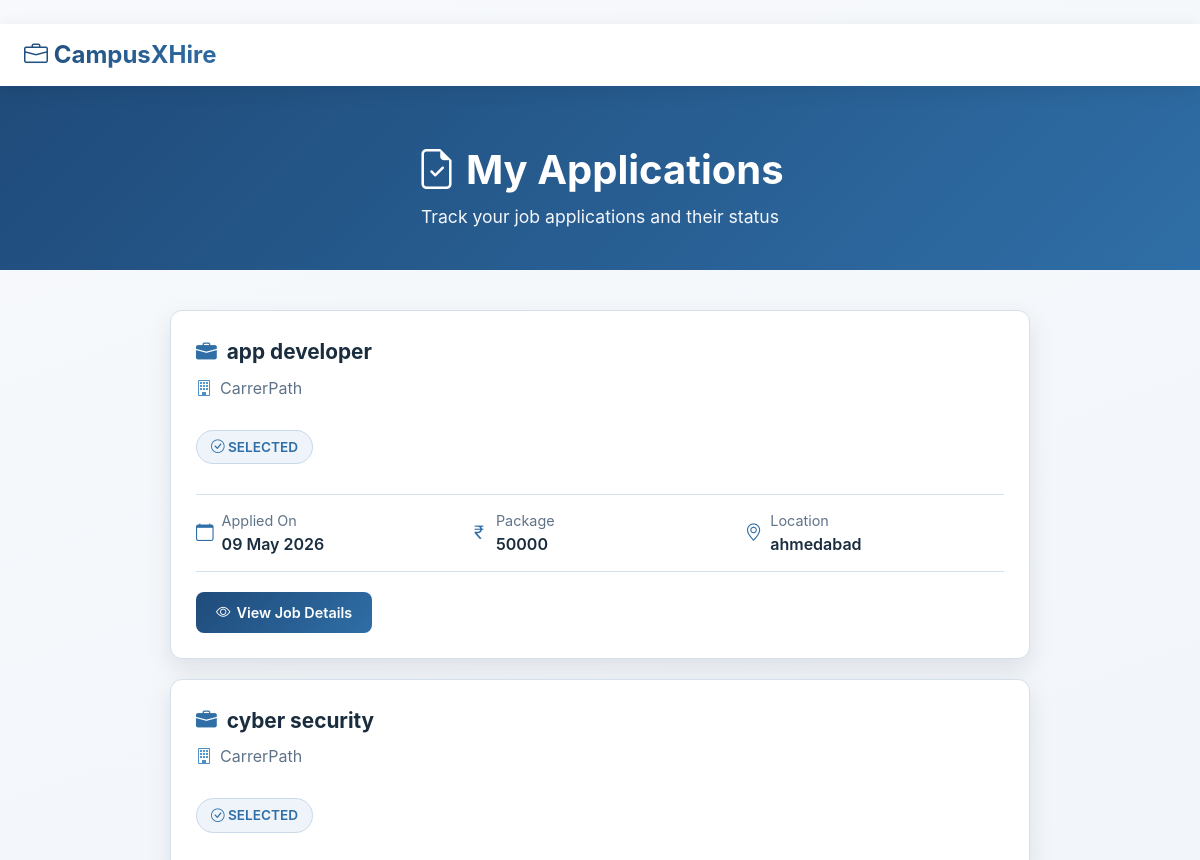
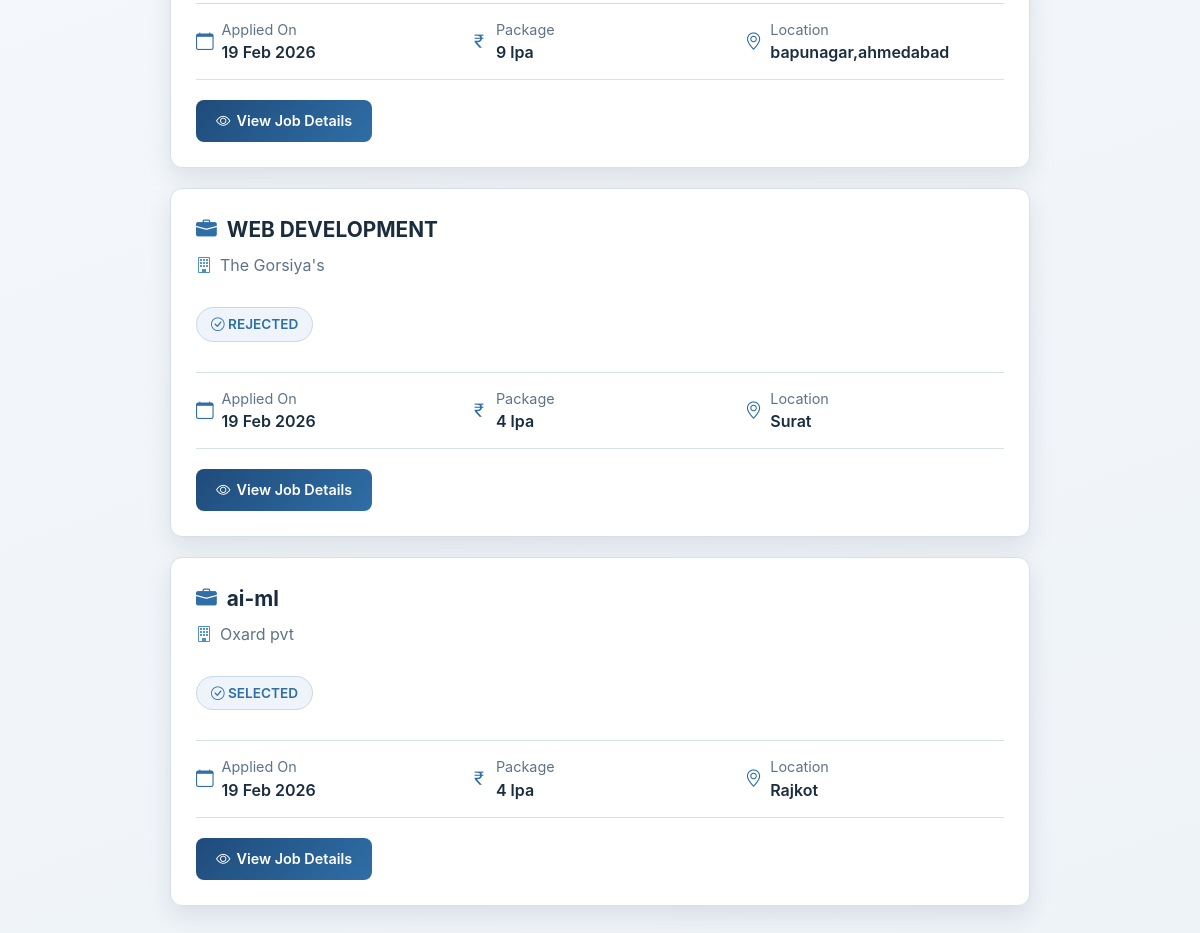
The page /my-applications (signed in) on the database its author committed (2 pictures, top to bottom).
### app/models/jobApplication.py (models this page shows)
class JobApplication(db.Model):
    __tablename__ = "job_applications"
    id = db.Column(db.Integer, primary_key=True)
    student_id = db.Column(
        db.Integer, db.ForeignKey("students.id"), nullable=False
    )
    job_id = db.Column(
        db.Integer, db.ForeignKey("jobs.id"), nullable=False
    )
    student_email = db.Column(db.String(120), nullable=False)
    resume = db.Column(db.String(255))
    video_resume = db.Column(db.String(255))
    portfolio_link = db.Column(db.String(255))
    cover_letter = db.Column(db.Text)
    status = db.Column(db.String(20), default="Applied")
    applied_at = db.Column(db.DateTime, default=datetime.utcnow)
    student = db.relationship("Students", backref="applications")
    job = db.relationship("Job", backref="job_applications")

### app/models/job_post.py (models this page shows, shortened)
class Job(db.Model):
    __tablename__ = "jobs"
    id = db.Column(db.Integer, primary_key=True)
    company_id = db.Column(
        db.Integer,
        db.ForeignKey("companies.id", ondelete="CASCADE"),
        nullable=False
    )
    job_title = db.Column(db.String(150), nullable=False)
    job_type = db.Column(db.String(50), nullable=False)
    work_mode = db.Column(db.String(50), nullable=False)
    location = db.Column(db.String(100))
    experience = db.Column(db.String(50))
    education = db.Column(db.String(100))
    skills = db.Column(db.Text)
    description = db.Column(db.Text)
    salary = db.Column(db.String(50))
    openings = db.Column(db.Integer, default=1)
    selection_process = db.Column(db.Text)
    deadline = db.Column(db.Date)
    status = db.Column(
        db.String(20),
        default="ACTIVE",
        nullable=False
    )
    created_at = db.Column(
        db.DateTime,
        default=datetime.utcnow,
        nullable=False
    )
    company = db.relationship(
        "Company",
        backref=db.backref("jobs", lazy=True),
        passive_deletes=True
    )

### app/models/company.py (models this page shows)
class Company(db.Model):
    __tablename__ = "companies"
    id = db.Column(db.Integer, primary_key=True)
    company_name = db.Column(db.String(200), nullable=False)
    hr_name = db.Column(db.String(120), nullable=False)
    email = db.Column(db.String(120), unique=True, nullable=False)
    mobile_no = db.Column(db.String(10), nullable=False)
    industry_type = db.Column(db.String(100), nullable=False)
    website = db.Column(db.String(200))
    password = db.Column(db.String(200), nullable=False)
    is_verified = db.Column(db.Boolean, default=False)

### app/routes/student.py (the view)
@student_bp.route("/my-applications", methods=["GET"])
def my_application():
    if "student_id" not in session:
        return redirect(url_for("student.student_login"))
    applications = JobApplication.query.filter_by(
        student_id=session["student_id"]
    ).order_by(JobApplication.applied_at.desc()).all()
    return render_template(
        "student/student_job/my_application.html",
        applications=applications
    )

### templates/student/student_job/my_application.html (shortened to what this page needs)
﻿<!DOCTYPE html>
<html lang="en">
<head>
    <link href="https://cdn.jsdelivr.net/npm/bootstrap@5.3.2/dist/css/bootstrap.min.css" rel="stylesheet">
    <link rel="stylesheet" href="https://cdn.jsdelivr.net/npm/bootstrap-icons@1.11.0/font/bootstrap-icons.css">
<link rel="stylesheet" href="{{ url_for('static', filename='css/mobile.css') }}"></head>
<body>
    <nav class="navbar navbar-expand-lg navbar-light sticky-top">
        <div class="container-fluid px-4">
            <a class="navbar-brand" href="{{ url_for('student.student_dashboard') }}">
                <i class="bi bi-briefcase"></i> CampusXHire
            </a>
        </div>
    </nav>
    <div class="page-header">
        <div class="container-main">
            <h1><i class="bi bi-file-earmark-check"></i> My Applications</h1>
            <p>Track your job applications and their status</p>
        </div>
    </div>
    <div class="container-main">
        {% if applications %}
            <div class="applications-container">
                {% for app in applications %}
                    <div class="application-card">
                        <div class="job-title">
                            <i class="bi bi-briefcase-fill"></i>
                            {{ app.job.job_title }}
                        </div>
                        <div class="company-name">
                            <i class="bi bi-building"></i>
                            <span>{{ app.job.company.company_name }}</span>
                        </div>
                        <div>
                            <span class="status-badge status-{{ app.status.lower() }}">
                                <i class="bi bi-check-circle"></i>
                                {% if app.status.lower() == "approved" %}
                                    SELECTED
                                {% elif app.status.lower() == "rejected" %}
                                    REJECTED
                                {% else %}
                                    {{ app.status.upper() }}
                                {% endif %}
                            </span>
                        </div>
                        <div class="application-details">
                            <div class="detail-item">
                                <i class="bi bi-calendar"></i>
                                <div>
                                    <span>Applied On</span>
                                    <div class="detail-value">{{ app.applied_at.strftime("%d %b %Y") }}</div>
                                </div>
                            </div>
                            {% if app.job.salary %}
                            <div class="detail-item">
                                <i class="bi bi-currency-rupee"></i>
                                <div>
                                    <span>Package</span>
                                    <div class="detail-value">{{ app.job.salary }}</div>
                                </div>
                            </div>
                            {% endif %}
                            {% if app.job.location %}
                            <div class="detail-item">
                                <i class="bi bi-geo-alt"></i>
                                <div>
                                    <span>Location</span>
                                    <div class="detail-value">{{ app.job.location }}</div>
                                </div>
                            </div>
                            {% endif %}
                        </div>
                        <div class="application-actions">
                            <a href="{{ url_for('student.job_details', job_id=app.job.id) }}" class="btn-action btn-view">
                                <i class="bi bi-eye"></i> View Job Details
                            </a>
                        </div>
                    </div>
                {% endfor %}
            </div>
        {% endif %}
    </div>
</body>
</html>

### static/css/mobile.css (style rules this page uses)
html, body { max-width: 100%; overflow-x: hidden; }

### templates/student/student_job/my_application.html (style rules this page uses)
:root { --primary-color: #1f4b7a; --secondary-color: #2f6ea6; --accent-color: #4c8ec7; --dark-bg: #0f2337; --light-bg: #f7f9fc; --card-bg: #ffffff; --text-primary: #1a2d3f; --text-secondary: #5f7388; --border-color: #d6e0ea; }
* { margin: 0; padding: 0; box-sizing: border-box; }
body { background: linear-gradient(160deg, #f7f9fc 0%, #eef3f8 100%); font-family: 'Inter', 'Segoe UI', Tahoma, Geneva, Verdana, sans-serif; min-height: 100vh; padding-bottom: 50px; }
.navbar { background: rgba(255, 255, 255, 0.95) !important; box-shadow: 0 4px 20px rgba(0, 0, 0, 0.08); backdrop-filter: blur(10px); animation: fadeIn 0.6s ease-out; }
.navbar-brand { font-weight: 700; font-size: 1.5rem; background: linear-gradient(135deg, var(--primary-color), var(--secondary-color)); -webkit-background-clip: text; -webkit-text-fill-color: transparent; background-clip: text; }
.page-header { background: linear-gradient(135deg, var(--primary-color) 0%, var(--secondary-color) 100%); color: white; padding: 60px 0 40px; margin-bottom: 40px; text-align: center; position: relative; overflow: hidden; animation: fadeIn 0.6s ease-out; }
.page-header h1 { font-size: 2.5rem; font-weight: 700; margin-bottom: 10px; }
.page-header p { font-size: 1.1rem; opacity: 0.95; margin: 0; }
.container-main { max-width: 900px; margin: 0 auto; padding: 0 20px; }
.applications-container { display: grid; gap: 20px; }
.application-card { background: white; border-radius: 12px; padding: 25px; box-shadow: 0 10px 24px rgba(15, 35, 55, 0.1); border-top: 3px solid transparent; border-image: linear-gradient(90deg, var(--primary-color), var(--secondary-color)) 1; animation: fadeIn 0.6s ease-out; transition: all 0.3s cubic-bezier(0.4, 0, 0.2, 1); border: 1px solid var(--border-color); }
.job-title { font-size: 1.3rem; font-weight: 700; color: var(--text-primary); margin-bottom: 8px; display: flex; align-items: center; gap: 10px; }
.job-title i { color: var(--secondary-color); }
.company-name { font-size: 1rem; color: var(--text-secondary); margin-bottom: 15px; display: flex; align-items: center; gap: 8px; }
.company-name i { color: var(--accent-color); }
.application-details { display: grid; grid-template-columns: repeat(auto-fit, minmax(180px, 1fr)); gap: 15px; margin: 15px 0; padding: 15px 0; border-top: 1px solid var(--border-color); border-bottom: 1px solid var(--border-color); }
.detail-item { display: flex; align-items: center; gap: 8px; }
.detail-item i { font-size: 1.1rem; color: var(--secondary-color); }
.detail-item span { font-size: 0.9rem; color: var(--text-secondary); }
.detail-value { font-weight: 600; color: var(--text-primary); }
.status-badge { display: inline-block; padding: 6px 14px; border-radius: 20px; font-size: 0.85rem; font-weight: 600; margin: 15px 0; }
.status-rejected { background: #eef4fa; color: var(--secondary-color); border: 1px solid #c9d9e8; }
.status-approved { background: #eef4fa; color: var(--secondary-color); border: 1px solid #c9d9e8; }
.application-actions { display: flex; gap: 10px; margin-top: 20px; flex-wrap: wrap; }
.btn-action { padding: 10px 20px; font-size: 0.9rem; font-weight: 600; border: none; border-radius: 8px; cursor: pointer; transition: all 0.3s cubic-bezier(0.4, 0, 0.2, 1); display: inline-flex; align-items: center; gap: 6px; text-decoration: none; }
.btn-view { background: linear-gradient(135deg, var(--primary-color), var(--secondary-color)); color: white; }

### rows shown on the page
JobApplication: job.job_title "app developer", job.company.company_name "CarrerPath", status "SELECTED", applied_at "09 May 2026", job.salary "50000", job.location "ahmedabad"
JobApplication: job.job_title "cyber security", job.company.company_name "CarrerPath", status "SELECTED", applied_at "19 Feb 2026", job.salary "9 lpa", job.location "bapunagar,ahmedabad"
JobApplication: job.job_title "WEB DEVELOPMENT", job.company.company_name "The Gorsiya's", status "REJECTED", applied_at "19 Feb 2026", job.salary "4 lpa", job.location "Surat"
JobApplication: job.job_title "ai-ml", job.company.company_name "Oxard pvt", status "SELECTED", applied_at "19 Feb 2026", job.salary "4 lpa", job.location "Rajkot"
